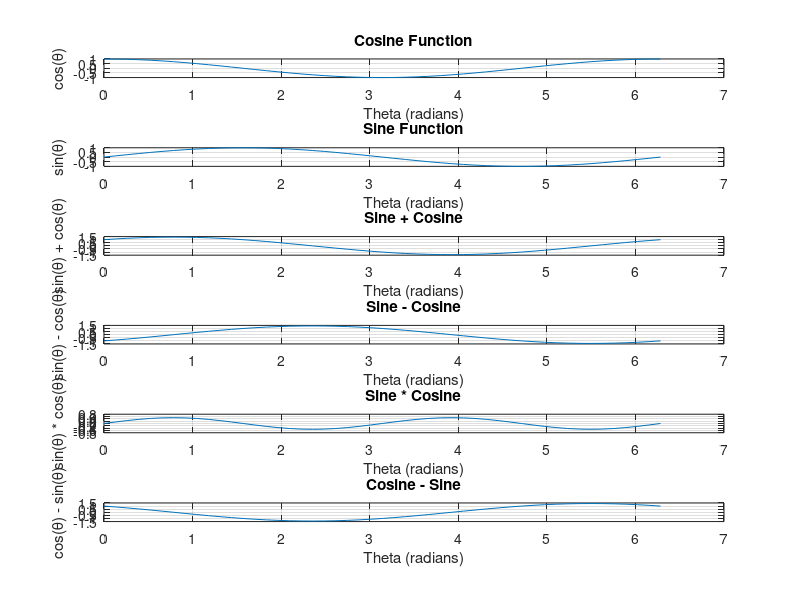

The MATLAB script that drew this image: (Note: this script raises an error after producing the figure.)
% Define theta in radians with a delta of pi/4
theta = 0:pi/24:2*pi;

% Create a figure
figure;

% First subplot: Cosine function
subplot(6, 1, 1);
cosine_theta = cos(theta); % Use cos for radians
plot(theta, cosine_theta);
title('Cosine Function');
xlabel('Theta (radians)');
ylabel('cos(\theta)');
grid on;

% Second subplot: Sine function
subplot(6, 1, 2);
sine_theta = sin(theta); % Use sin for radians
plot(theta, sine_theta);
title('Sine Function');
xlabel('Theta (radians)');
ylabel('sin(\theta)');
grid on;

% Third subplot: Addition of sine and cosine
subplot(6, 1, 3);
sinePlusCos = sine_theta + cosine_theta; % Addition
plot(theta, sinePlusCos);
title('Sine + Cosine');
xlabel('Theta (radians)');
ylabel('sin(\theta) + cos(\theta)');
grid on;

% Fourth subplot: Subtraction of sine from cosine
subplot(6, 1, 4);
sineMinusCos = sine_theta - cosine_theta; % Subtraction
plot(theta, sineMinusCos);
title('Sine - Cosine');
xlabel('Theta (radians)');
ylabel('sin(\theta) - cos(\theta)');
grid on;

% Fifth subplot: Product of sine and cosine
subplot(6, 1, 5);
sineTimesCos = sine_theta .* cosine_theta; % Element-wise multiplication
plot(theta, sineTimesCos);
title('Sine * Cosine');
xlabel('Theta (radians)');
ylabel('sin(\theta) * cos(\theta)');
grid on;

% Sixth subplot: Cosine - Sine
subplot(6, 1, 6);
cosineMinusSine = cosine_theta - sine_theta; % Cosine minus Sine
plot(theta, cosineMinusSine);
title('Cosine - Sine');
xlabel('Theta (radians)');
ylabel('cos(\theta) - sin(\theta)');
grid on;

% Add a common title for the entire figure
sgtitle('Trigonometric Functions in Radians with \Delta = \pi/4');
